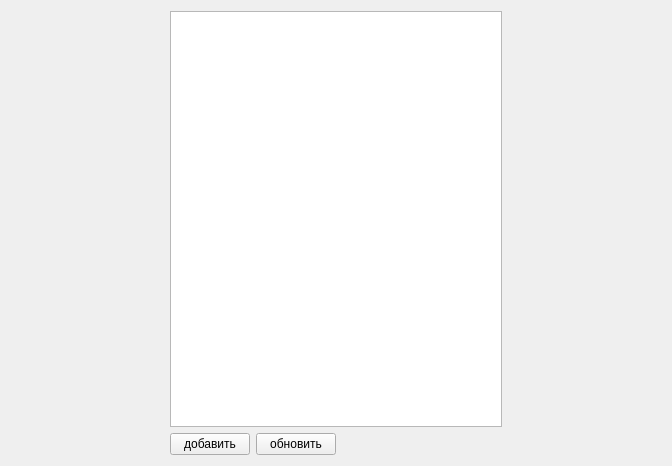
<?xml version="1.0" encoding="UTF-8"?>
<ui version="4.0">
 <class>AircraftPage</class>
 <widget class="QWidget" name="AircraftPage">
  <property name="geometry">
   <rect>
    <x>0</x>
    <y>0</y>
    <width>672</width>
    <height>466</height>
   </rect>
  </property>
  <property name="windowTitle">
   <string>Form</string>
  </property>
  <layout class="QGridLayout" name="gridLayout">
   <item row="1" column="3">
    <spacer name="horizontalSpacer">
     <property name="orientation">
      <enum>Qt::Horizontal</enum>
     </property>
     <property name="sizeHint" stdset="0">
      <size>
       <width>40</width>
       <height>20</height>
      </size>
     </property>
    </spacer>
   </item>
   <item row="0" column="0">
    <spacer name="horizontalSpacer_2">
     <property name="orientation">
      <enum>Qt::Horizontal</enum>
     </property>
     <property name="sizeHint" stdset="0">
      <size>
       <width>40</width>
       <height>20</height>
      </size>
     </property>
    </spacer>
   </item>
   <item row="0" column="1" colspan="3">
    <widget class="QTableView" name="aircraftTableView">
     <property name="maximumSize">
      <size>
       <width>350</width>
       <height>16777215</height>
      </size>
     </property>
    </widget>
   </item>
   <item row="1" column="1">
    <widget class="QPushButton" name="addPushButton">
     <property name="text">
      <string>добавить</string>
     </property>
    </widget>
   </item>
   <item row="1" column="2">
    <widget class="QPushButton" name="pushButton">
     <property name="text">
      <string>обновить</string>
     </property>
    </widget>
   </item>
   <item row="0" column="4">
    <spacer name="horizontalSpacer_3">
     <property name="orientation">
      <enum>Qt::Horizontal</enum>
     </property>
     <property name="sizeHint" stdset="0">
      <size>
       <width>40</width>
       <height>20</height>
      </size>
     </property>
    </spacer>
   </item>
  </layout>
 </widget>
 <resources/>
 <connections/>
</ui>
